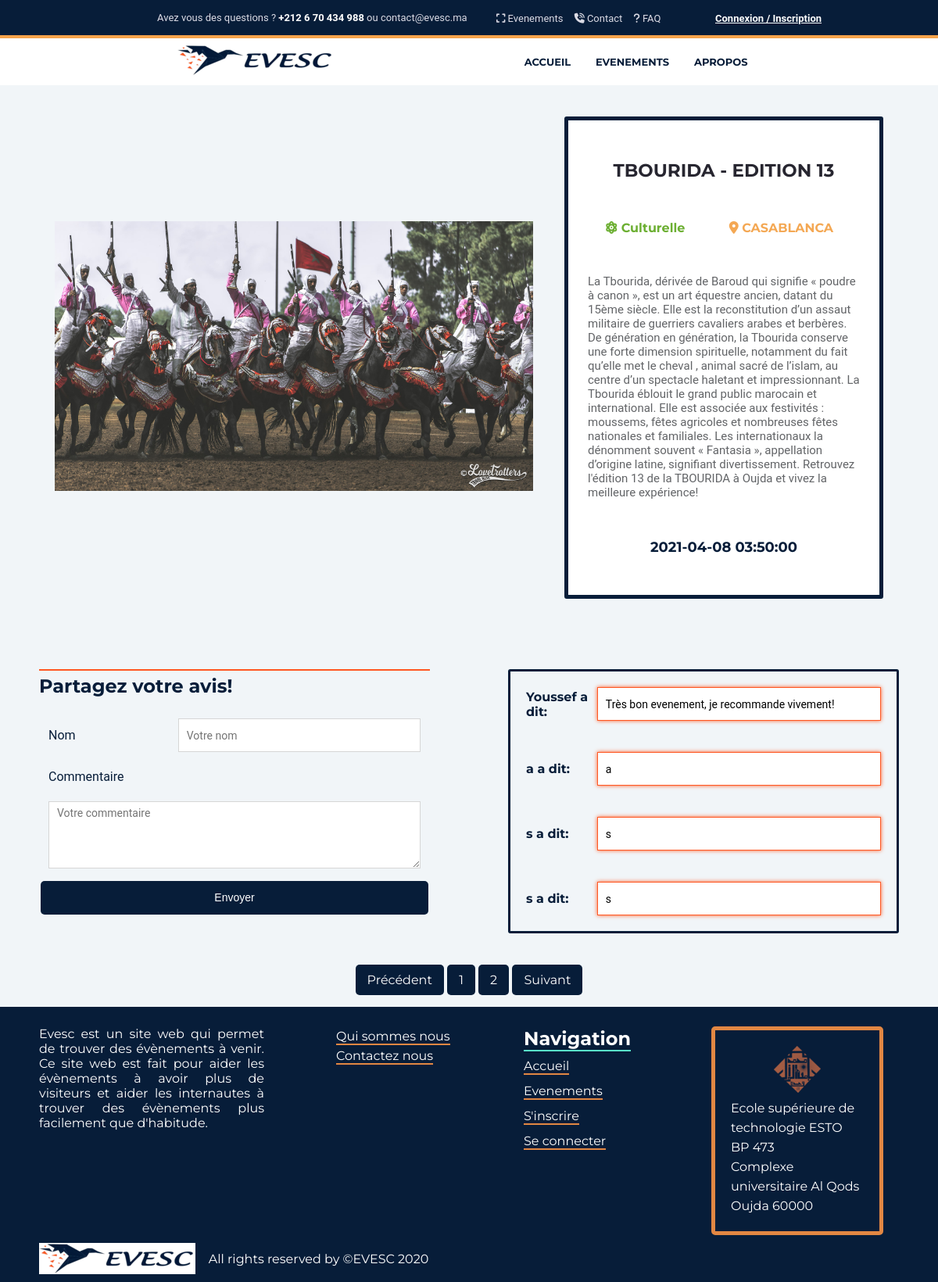
Screenshot of /publicEvent.php?id=18 with the database file from the repository.
### tables this page shows
CREATE TABLE `evenement` (
  `id` int(11) NOT NULL,
  `user_id` int(11) NOT NULL,
  `titre` varchar(255) NOT NULL,
  `type` varchar(255) NOT NULL,
  `ville` varchar(255) NOT NULL,
  `date` datetime NOT NULL,
  `photo` varchar(255) NOT NULL,
  `description` text NOT NULL,
  `approved` tinyint(1) NOT NULL
);

CREATE TABLE `comment` (
  `id` int(11) NOT NULL,
  `event_id` int(11) NOT NULL,
  `nom` varchar(255) NOT NULL,
  `commentaire` varchar(255) NOT NULL
);

### includes/init.php (called while the page is built, shortened)
<?php
require 'classes/User.php';
require 'classes/Evenements.php';
require 'classes/comment.php';
$db_obj = new Database();
$db_connection = $db_obj->dbConnection();
$event_obj =  new Evenements($db_connection);
$comment_obj =  new  comment($db_connection);
?>

### includes/classes/Evenements.php (called while the page is built, shortened)
<?php
class Evenements{
    protected $db;
    function __construct($db_connection){
        $this->db = $db_connection;
    }
    function listEvent($id){
        try{
            $this->event_id=$id;
            $sql="SELECT * from evenement where id=:id";
            $list_event_stsmt=$this->db->prepare($sql);
            $list_event_stsmt -> bindValue(':id',$this->event_id);
            $list_event_stsmt->execute();
            return $list_event_stsmt->fetch(PDO::FETCH_ASSOC);
        }
        catch(PDOException $e){
            die($e->getMessage());
        }
    }
    }
?>

### includes/classes/comment.php (called while the page is built, shortened)
<?php
class comment{
    protected $event_comment_id;
    function __construct($db_connection){
        $this->db = $db_connection;
    }
    function displaycomments($id,$currentPage,$parPage){
        try{
            $premier = ($currentPage * $parPage) - $parPage;
            $this->event_comment_id=trim($id);
            $sql="SELECT *  from comment where event_id=:event_id LIMIT $premier,$parPage";
            $display_comment_stmt=$this->db->prepare($sql);
            $display_comment_stmt->bindValue(':event_id',$this->event_comment_id);
            $display_comment_stmt->execute();
            return $display_comment_stmt->fetchAll(PDO::FETCH_OBJ);
        }catch(PDOException $e){
            die($e->getMessage());
        }
    }
    function nbComment(){
        try{
            $sql='SELECT count(*) from comment where event_id=:event_id ';
            $query = $this->db->prepare($sql);
            $query->bindValue(':event_id',$this->event_comment_id);
            $query->execute();
            $result = $query->fetch();
            $nbComments = (int) $result['count(*)'];
            return $nbComments;
        }
        catch(PDOException $e){
            die($e->getMessage());
        }
    }
}
?>

### publicEvent.php (the view, shortened to what this page needs)
<?php
require 'includes/init.php';
if(isset($_GET['id'])){
$event=$event_obj->listEvent($_GET['id']);
}
?>
<!DOCTYPE html>
<html>
    <head>
        <link rel="stylesheet" href="css_files/publicEvent.css">
    </head>
    <body>
    <div class="top-header">
                <div class="top-header__left">
                    <p>Avez vous des questions ? <span>+212 6 70 434 988</span> ou contact@evesc.ma</p>
                </div>
                <div class="top-header__right">
                    <ul class="top-header-right__items">
                        <li class="top-header-right__item"><a href="publicEvents.php"><i class="fas fa-expand"></i> Evenements</a></li>
                        <li class="top-header-right__item"><a href="contact.php"><i class="fas fa-phone-volume"></i></i> Contact</a></li>
                        <li class="top-header-right__item"><a href="faq.php"><i class="fas fa-question"></i> FAQ</a></li>
                    </ul>
                    <?php if(isset($_SESSION['role'])&& $_SESSION['role']=='a' ) : ?>
                <span class="top-header-right__registration"><a href="profile.php">Profile / Evenements</a></span>
                <?php else : ?>
                <span class="top-header-right__registration"><a href="login.php">Connexion / Inscription</a></span>
                <?php endif;?>
                </div>
    </div>
        <header class="main-header">
                <a href="index.php"  class="logo0"><img src="img_utilise/Webp.net-resizeimage (9).png"></a>
            <nav class="main-nav">
                <ul class="main-nav__items">
                        <li class="main-nav__item"><a href="index.php">Accueil</a></li>
                        <li class="main-nav__item"><a href="publicEvents.php">Evenements</a></li>
                        <li class="main-nav__item"><a href="faq.php">Apropos</a></li>
                </ul>
            </nav>
        </header>
        <main>
        <div id="wrap_wrap">
            <div class="public_event__conteneur">
                <div class="event_conteneur__first">
                   <?php  echo
                   ' <img class="image_conteneur__first" src ="EventsPics/'. $event['photo']. ' ">'
                    ?>
                </div>
                <div class="event_conteneur__second">
                   <table cellspacing=0 class="table_conteneuse_all">
                       <tr>
                           <td id="conteneur_titre" colspan="2"><?=$event['titre'];?>        </td>
                       </tr>
                       <tr>
                            <td id="conteneur_type"><i class="fas fa-atom"></i> <?=$event['type'];?></td>
                            <td id="conteneur_ville"><i class="fas fa-map-marker-alt"></i> <?=$event['ville'];?></td>
                       </tr>
                       <tr>
                           <td id="conteneur_description" colspan="2"><?=$event['description'];?></td>
                        </tr>
                       <tr>
                            <td id="conteneur_date" colspan="2"><?=$event['date'];?></td>
                       </tr>
                   </table>
                </div>
            </div>
            <div id="all_comments">
                <div class="comments">
                        <h2 id="saying_comment">Partagez votre avis!</h2>
                        <table id="table_comment">
                            <form method="POST" action="">
                                <tr class="comment_tr">
                                    <td class="comment_td">
                                        <label for="nom">Nom</label>
                                    </td>
                                    <td class="comment_td">
                                        <input type="text" name="nom" id="nom" placeholder="Votre nom" required>
                                    </td>
                                </tr>
                                <tr>
                                    <td class="comment_td">
                                        <label for="comment">Commentaire</label>
                                    </td>
                                </tr>
                                <tr>
                                    <td colspan="2" class="comment_td"><textarea name="comment" id="comment" placeholder="Votre commentaire" required></textarea></td>
                                </tr>
                                <tr>
                                    <td id="button_submit_comment" colspan="2"><input type="submit" value="Envoyer" name="comment_envoie"></td>
                                </tr>
                            </form>
                        </table>
                </div>
                <div id="visible_comments">
                    <?php
                            if(isset($_GET['page']) && !empty($_GET['page'])){
                                $currentPage = (int) strip_tags($_GET['page']);
                            }else{
                                $currentPage = 1;
                            }
                            $parpage=4;
                            $comments = $comment_obj->displaycomments($_GET['id'],$currentPage,$parpage);
                            foreach($comments as $comment){
                                echo '
                                <table   class="comments_table_container" cellspacing=0 >
                                <form method="GET" action="">
                                            <tr >
                                                <td class="comment_class" id="nom_comment"><label id="saying_comment_saying">'. $comment->nom. ' a dit:</label></td>
                                                <td class="comment_class"><input type="text" readonly value="'.$comment->commentaire.'"></td>
                                            </tr>
                                </form>
                                </table>'
                                ;}
                        ?>
                </div>
            </div>
            <div>
                <nav id="pagination">
                <?php
                    $pages=ceil($comment_obj->NbComment() / $parpage);
                ?>
                    <ul class="pagination">
                            <a <?= ($currentPage == 1) ? "" : "href=\"./publicEvent.php?id=".$_GET['id']."&page=".($currentPage - 1)."\"" ?>>Précédent</a>
                        <?php for($page = 1; $page <= $pages; $page++): ?>
                                <a <?= ($currentPage == $page) ? "" : "href=\"./publicEvent.php?id=".$_GET['id']."&page=".$page."\"" ?> ><?= $page ?></a>
                        <?php endfor ?>
                            <a <?= ($currentPage == $pages) ? "" : "href=\"./publicEvent.php?id=".$_GET['id']."&page=".($currentPage + 1)."\"" ?>>Suivant</a>
                    </ul>
                </nav>
                    </div>
        </div>
        </main>
        <footer class="footer">
                <div class="footer-left">
                    <p>Evesc est un site web qui permet de trouver des évènements à venir. Ce site web est fait pour aider les évènements à avoir plus de visiteurs et aider les internautes à trouver des évènements plus facilement que d'habitude.</p>
                </div>
                <ul class="footer-right">
                    <li id="footer-right__sos">
                        <ul class="box box-x">
                            <li><a href="faq.php">Qui sommes nous</a></li>
                            <li><a href="contact.php">Contactez nous</a></li>
                        </ul>
                    </li>
                    <li id="footer-right__nav">
                        <h2 class="li__h2">Navigation</h2>
                        <ul class="box box-y">
                            <li><a href="index.php">Accueil</a></li>
                            <li><a href="publicEvents.php">Evenements</a></li>
                            <li><a href="login.php">S'inscrire</a></li>
                            <li><a href="login.php">Se connecter</a></li>
                        </ul>
                    </li>
                    <li id="footer-right__adress">
                        <ul class="box box-h">
                        <li style="text-align:center;"><a  style="border-bottom:none;" href="http://esto.ump.ma/"><img src="img_utilise/estlogo.png"></a></li>
                            <li class="title_adress">Ecole supérieure de technologie ESTO</li>
                            <li>BP 473</li>
                            <li>Complexe universitaire Al Qods</li>
                            <li>Oujda 60000</li>
                        </ul>
                    </li>
                </ul>
                <div class="footer-bottom"> <img style="background-color: white;" src="img_utilise/Webp.net-resizeimage (9).png"> &nbsp &nbsp All rights reserved by ©EVESC 2020</div>
            </footer>
    </body>
</html>

### rows the page displays
evenement: photo (picture), titre "TBOURIDA - EDITION 13", type "Culturelle", ville "CASABLANCA", description "La Tbourida, dérivée de Baroud qui signifie « poudre à canon », est un art équestre ancien, datant du 15ème siècle. Elle est la reconstitution d’un assaut militaire de guerriers cavaliers arabes et berbères. De génération en génération, la Tbourida conserve une forte dimension spirituelle, notamment du fait qu’elle met le cheval , animal sacré de l’islam, au centre d’un spectacle haletant et impressionnant. La Tbourida éblouit le grand public marocain et international. Elle est associée aux festivités : moussems, fêtes agricoles et nombreuses fêtes nationales et familiales. Les internationaux la dénomment souvent « Fantasia », appellation d’origine latine, signifiant divertissement.…", date "2021-04-08 03:50:00"
comment: nom "Youssef", commentaire "Très bon evenement, je recommande vivement!"
comment: nom "a", commentaire "a"
comment: nom "s", commentaire "s"
comment: nom "s", commentaire "s"
